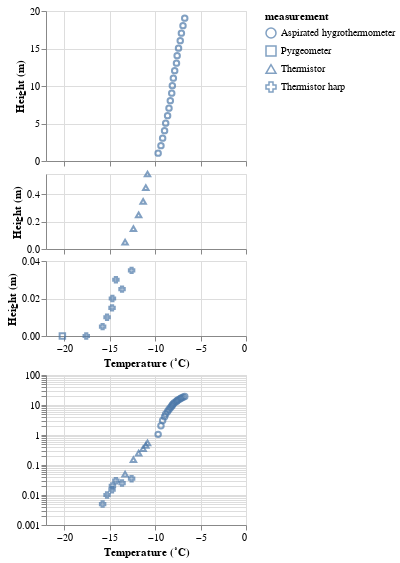

The code cell stored with this chart in its notebook:
### Code cell
base = alt.Chart(temps_combined).mark_point().encode(
    alt.Y("height:Q", title='Height (m)'),
    alt.Shape("measurement:N")
)
((
    base.transform_filter(
        alt.datum.height > 1
    ).encode(
        alt.X("value", title='').sort("-y").axis(labels=False),
    ).properties(
        width = 200, 
        height = 150
    ) & \
    base.transform_filter(
        (alt.datum.height < 1) & (alt.datum.height >= 0.05)
    ).encode(
        alt.X("value", title='').sort("-y").axis(labels=False),
    ).properties(
        width = 200, 
        height = 75
    ) & \
    base.transform_filter(
        alt.datum.height < 0.05
    ).encode(
        alt.X("value").sort("-y").title("Temperature (˚C)"),
    ).properties(
        width = 200, 
        height = 75
    )
) & alt.Chart(
    temps_combined.query('height > 0')
).mark_point().encode(
    alt.X("value").sort("-y").title("Temperature (˚C)"),
    alt.Y("height:Q", title='').scale(type='log'),
    alt.Shape("measurement:N")
).properties(
        width = 200, 
        height = 150
    )).configure_concat(
        spacing = 0
).resolve_scale(
    shape='shared', 
    x='shared'
).configure_legend(labelLimit=300)

### Figure 1 — Vega-Lite specification as saved in the notebook (floating-point values rounded to 4 significant figures)
{"config": {"view": {"continuousWidth": 300, "continuousHeight": 300}, "concat": {"spacing": 0}, "legend": {"labelLimit": 300}}, "vconcat": [{"mark": {"type": "point"}, "encoding": {"shape": {"field": "measurement", "type": "nominal"}, "x": {"axis": {"labels": false}, "field": "value", "sort": "-y", "title": "", "type": "quantitative"}, "y": {"field": "height", "title": "Height (m)", "type": "quantitative"}}, "height": 150, "transform": [{"filter": "(datum.height > 1)"}], "width": 200}, {"mark": {"type": "point"}, "encoding": {"shape": {"field": "measurement", "type": "nominal"}, "x": {"axis": {"labels": false}, "field": "value", "sort": "-y", "title": "", "type": "quantitative"}, "y": {"field": "height", "title": "Height (m)", "type": "quantitative"}}, "height": 75, "transform": [{"filter": "((datum.height < 1) && (datum.height >= 0.05))"}], "width": 200}, {"mark": {"type": "point"}, "encoding": {"shape": {"field": "measurement", "type": "nominal"}, "x": {"field": "value", "sort": "-y", "title": "Temperature (˚C)", "type": "quantitative"}, "y": {"field": "height", "title": "Height (m)", "type": "quantitative"}}, "height": 75, "transform": [{"filter": "(datum.height < 0.05)"}], "width": 200}, {"data": {"name": "data-349581e9f9826808e70f0ca72982aa7d"}, "mark": {"type": "point"}, "encoding": {"shape": {"field": "measurement", "type": "nominal"}, "x": {"field": "value", "sort": "-y", "title": "Temperature (˚C)", "type": "quantitative"}, "y": {"field": "height", "scale": {"type": "log"}, "title": "", "type": "quantitative"}}, "height": 150, "width": 200}], "data": {"name": "data-8ee4f715acd3cf7a6e85ed64717dbe2f"}, "resolve": {"scale": {"shape": "shared", "x": "shared"}}, "$schema": "https://vega.github.io/schema/vega-lite/v5.8.0.json", "datasets": {"data-8ee4f715acd3cf7a6e85ed64717dbe2f": [{"height": 0.0, "value": -17.57, "measurement": "Thermistor harp"}, {"height": 0.005, "value": -15.77, "measurement": "Thermistor harp"}, {"height": 0.01, "value": -15.28, "measurement": "Thermistor harp"}, {"height": 0.015, "value": -14.74, "measurement": "Thermistor harp"}, {"height": 0.02, "value": -14.69, "measurement": "Thermistor harp"}, {"height": 0.025, "value": -13.64, "measurement": "Thermistor harp"}, {"height": 0.03, "value": -14.31, "measurement": "Thermistor harp"}, {"height": 0.035, "value": -12.58, "measurement": "Thermistor harp"}, {"height": 0.05, "value": -13.3, "measurement": "Thermistor"}, {"height": 0.15, "value": -12.38, "measurement": "Thermistor"}, {"height": 0.25, "value": -11.81, "measurement": "Thermistor"}, {"height": 0.35, "value": -11.31, "measurement": "Thermistor"}, {"height": 0.45, "value": -11.02, "measurement": "Thermistor"}, {"height": 0.55, "value": -10.83, "measurement": "Thermistor"}, {"height": 9.05, "value": -8.168, "measurement": "Aspirated hygrothermometer"}, {"height": 10.05, "value": -8.103, "measurement": "Aspirated hygrothermometer"}, {"height": 11.05, "value": -7.99, "measurement": "Aspirated hygrothermometer"}, {"height": 12.05, "value": -7.843, "measurement": "Aspirated hygrothermometer"}, {"height": 13.05, "value": -7.647, "measurement": "Aspirated hygrothermometer"}, {"height": 14.05, "value": -7.573, "measurement": "Aspirated hygrothermometer"}, {"height": 15.05, "value": -7.421, "measurement": "Aspirated hygrothermometer"}, {"height": 16.05, "value": -7.233, "measurement": "Aspirated hygrothermometer"}, {"height": 17.05, "value": -7.106, "measurement": "Aspirated hygrothermometer"}, {"height": 18.05, "value": -6.931, "measurement": "Aspirated hygrothermometer"}, {"height": 19.05, "value": -6.739, "measurement": "Aspirated hygrothermometer"}, {"height": 1.05, "value": -9.664, "measurement": "Aspirated hygrothermometer"}, {"height": 2.05, "value": -9.356, "measurement": "Aspirated hygrothermometer"}, {"height": 3.05, "value": -9.169, "measurement": "Aspirated hygrothermometer"}, {"height": 4.05, "value": -8.957, "measurement": "Aspirated hygrothermometer"}, {"height": 5.05, "value": -8.833, "measurement": "Aspirated hygrothermometer"}, {"height": 6.05, "value": -8.624, "measurement": "Aspirated hygrothermometer"}, {"height": 7.05, "value": -8.472, "measurement": "Aspirated hygrothermometer"}, {"height": 8.05, "value": -8.326, "measurement": "Aspirated hygrothermometer"}, {"height": 0.0, "value": -20.2, "measurement": "Pyrgeometer"}], "data-349581e9f9826808e70f0ca72982aa7d": [{"height": 0.005, "value": -15.77, "measurement": "Thermistor harp"}, {"height": 0.01, "value": -15.28, "measurement": "Thermistor harp"}, {"height": 0.015, "value": -14.74, "measurement": "Thermistor harp"}, {"height": 0.02, "value": -14.69, "measurement": "Thermistor harp"}, {"height": 0.025, "value": -13.64, "measurement": "Thermistor harp"}, {"height": 0.03, "value": -14.31, "measurement": "Thermistor harp"}, {"height": 0.035, "value": -12.58, "measurement": "Thermistor harp"}, {"height": 0.05, "value": -13.3, "measurement": "Thermistor"}, {"height": 0.15, "value": -12.38, "measurement": "Thermistor"}, {"height": 0.25, "value": -11.81, "measurement": "Thermistor"}, {"height": 0.35, "value": -11.31, "measurement": "Thermistor"}, {"height": 0.45, "value": -11.02, "measurement": "Thermistor"}, {"height": 0.55, "value": -10.83, "measurement": "Thermistor"}, {"height": 9.05, "value": -8.168, "measurement": "Aspirated hygrothermometer"}, {"height": 10.05, "value": -8.103, "measurement": "Aspirated hygrothermometer"}, {"height": 11.05, "value": -7.99, "measurement": "Aspirated hygrothermometer"}, {"height": 12.05, "value": -7.843, "measurement": "Aspirated hygrothermometer"}, {"height": 13.05, "value": -7.647, "measurement": "Aspirated hygrothermometer"}, {"height": 14.05, "value": -7.573, "measurement": "Aspirated hygrothermometer"}, {"height": 15.05, "value": -7.421, "measurement": "Aspirated hygrothermometer"}, {"height": 16.05, "value": -7.233, "measurement": "Aspirated hygrothermometer"}, {"height": 17.05, "value": -7.106, "measurement": "Aspirated hygrothermometer"}, {"height": 18.05, "value": -6.931, "measurement": "Aspirated hygrothermometer"}, {"height": 19.05, "value": -6.739, "measurement": "Aspirated hygrothermometer"}, {"height": 1.05, "value": -9.664, "measurement": "Aspirated hygrothermometer"}, {"height": 2.05, "value": -9.356, "measurement": "Aspirated hygrothermometer"}, {"height": 3.05, "value": -9.169, "measurement": "Aspirated hygrothermometer"}, {"height": 4.05, "value": -8.957, "measurement": "Aspirated hygrothermometer"}, {"height": 5.05, "value": -8.833, "measurement": "Aspirated hygrothermometer"}, {"height": 6.05, "value": -8.624, "measurement": "Aspirated hygrothermometer"}, {"height": 7.05, "value": -8.472, "measurement": "Aspirated hygrothermometer"}, {"height": 8.05, "value": -8.326, "measurement": "Aspirated hygrothermometer"}]}}
